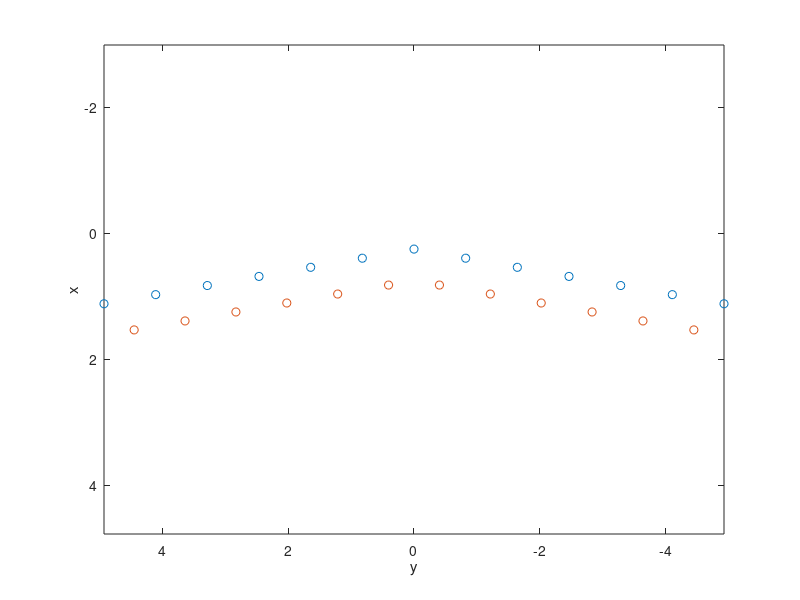

This figure's MATLAB source:
% AE 451 AEROELASTICITY
% Modern LLT

clc; clear; close all;

%% Wing Geometry

RA = 10;            % Aspect Ratio
c = 1;              % Chord
b = RA*c;           % Wingspan (rectangular)

L = 10;              % Sweep angle [deg]
Phi = 0;            % Dihedral angle [deg]

N = 12;             % Number of horseshoe vortices, control pts (even #)

nodes = [abs(linspace(-b/2,b/2,N+1).*sind(L))+c/4;      % Horseshoe Nodal Points at c/4
    linspace(-b/2,b/2,N+1).*cosd(L)];

P = [abs(linspace(nodes(2,1) + 0.5*diff(nodes(2,1:2)), nodes(2,end) - 0.5*diff(nodes(2,1:2)),N)).*sind(L) + 0.75*c;         % Control points at 3c/4
    linspace(nodes(2,1) + 0.5*diff(nodes(2,1:2)), nodes(2,end) - 0.5*diff(nodes(2,1:2)),N).*cosd(L)];


figure
plot(nodes(2,:), nodes(1,:),'o')
hold on
plot(P(2,:), P(1,:),'o')
hold off
xlabel('y'); ylabel('x');
set(gca, 'YDir','reverse'); set(gca, 'XDir','reverse')
axis equal

%% Induced velocity
